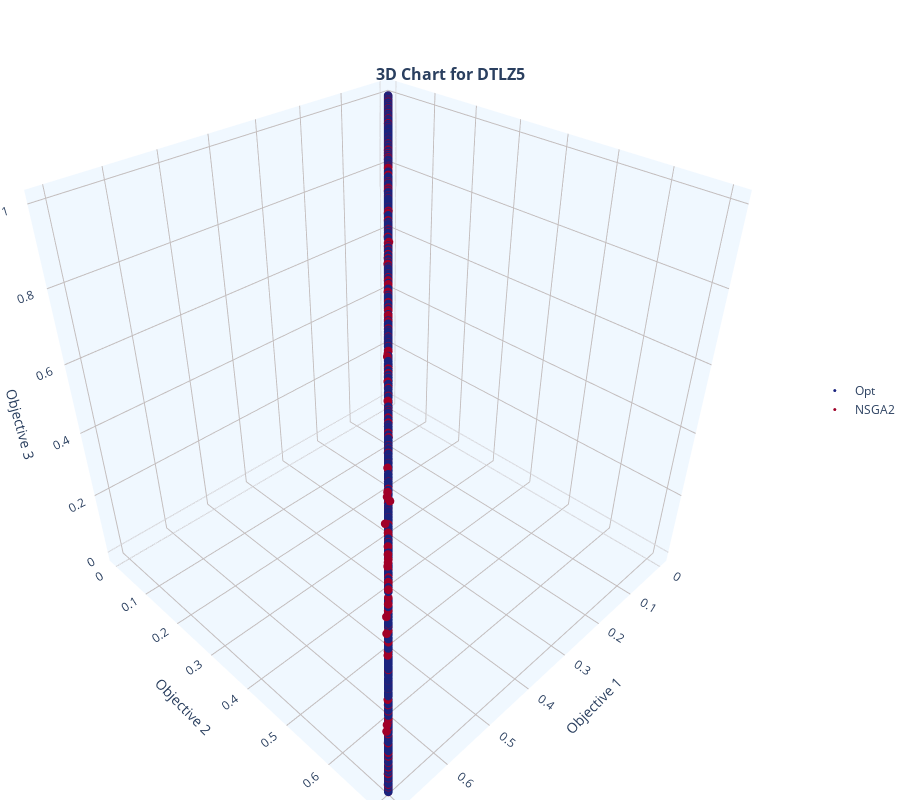

Write notebook code for a chart like this one.
### Markdown cell above
### DTLZ5 (Degenerate Curve in 3D)

### Code cell
mop = mb.mops.DTLZ5(M=3)
exp = mb.experiment(mop=mop, moea=mb.moeas.NSGA2())
F_opt = exp.optimal(n_points=1000).objectives
exp.run(generations=400, population=200)
mb.view.topo_shape(SmartArray(F_opt, name="Opt"), SmartArray(exp.front(), name="NSGA2"), title="DTLZ5")

### Figure 1 — Plotly figure (JSON) as saved in the notebook; plotly's stock layout.template omitted (floating-point values rounded to 4 significant figures; data arrays with more than 128 entries replaced by an {"elided": "..."} marker saying what was removed)
{"data": [{"hovertemplate": "Opt<br>Objective 1: %{x}<br>Objective 2: %{y}<br>Objective 3: %{z}<br><extra></extra>", "marker": {"size": 3}, "mode": "markers", "name": "Opt", "showlegend": true, "type": "scatter3d", "x": {"elided": "1000 float values"}, "y": {"elided": "1000 float values"}, "z": {"elided": "1000 float values"}}, {"hovertemplate": "NSGA2<br>Objective 1: %{x}<br>Objective 2: %{y}<br>Objective 3: %{z}<br><extra></extra>", "marker": {"size": 3}, "mode": "markers", "name": "NSGA2", "showlegend": true, "type": "scatter3d", "x": {"elided": "200 float values"}, "y": {"elided": "200 float values"}, "z": {"elided": "200 float values"}}], "layout": {"height": 800, "hovermode": "closest", "legend": {"x": 1.05, "xanchor": "left", "y": 0.5, "yanchor": "middle"}, "margin": {"b": 0, "l": 0, "r": 0, "t": 0}, "scene": {"aspectmode": "manual", "aspectratio": {"x": 1, "y": 1, "z": 1}, "xaxis": {"backgroundcolor": "aliceblue", "gridcolor": "#C3BDBD", "showbackground": true, "showgrid": true, "title": {"text": "Objective 1"}}, "yaxis": {"backgroundcolor": "aliceblue", "gridcolor": "#C3BDBD", "showbackground": true, "showgrid": true, "title": {"text": "Objective 2"}}, "zaxis": {"backgroundcolor": "aliceblue", "gridcolor": "#C3BDBD", "showbackground": true, "showgrid": true, "title": {"text": "Objective 3"}}}, "title": {"font": {"size": 16, "weight": "bold"}, "pad": {"t": 0}, "text": "3D Chart for DTLZ5", "x": 0.5, "xanchor": "center", "y": 0.9, "yanchor": "bottom"}, "width": 900}}
